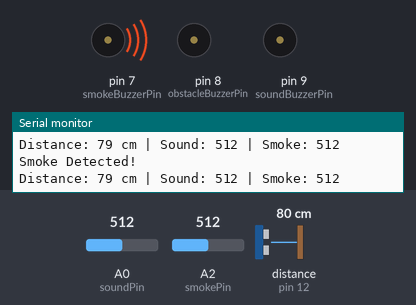
Simulated run of this sketch. Board: Arduino Uno, built with avr-gcc and run on an emulated ATmega328P. On the bench: buzzer (waves = sounding, pin HIGH), the last lines printed to the serial monitor. Wiring (inferred from the names in the program): ultrasonic range finder: trigger pin 13; echo pin 12. The test bench sets the inputs (shaded band); at power-on: distance to the obstacle (sensor on pin 12) 80 cm, A2 (smokePin) = 512, A0 (soundPin) = 512. The echo pulse lasts 58.3 µs per cm; pins used as bus, display or sensor lines are not drawn.

Above: at 1.2 s.
1.3 s: distance to the obstacle (sensor on pin 12) set to 23 cm
2.8 s: distance to the obstacle (sensor on pin 12) set to 18 cm
At 3.3 s:
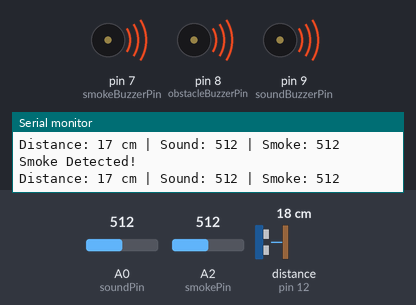
4.3 s: A2 (smokePin) set to 133
5.8 s: A2 (smokePin) set to 113
At 6.8 s:
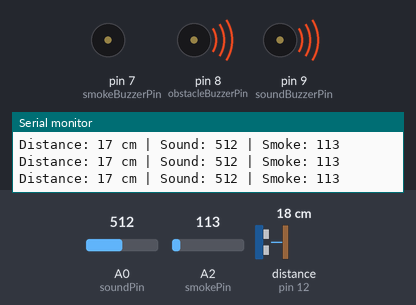
7.3 s: A0 (soundPin) set to 22
8.8 s: A0 (soundPin) set to 18
At 10.2 s:
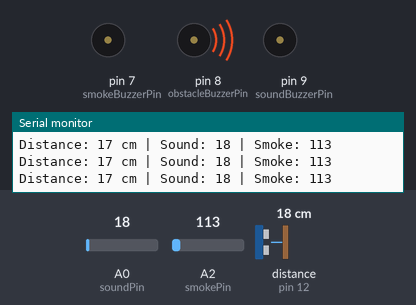
Timing chart, 0 to 11.3 s (numbered marks = the images above; inputs shaded):
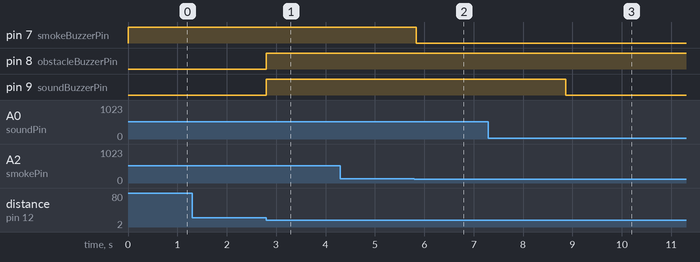

The sketch:

smart_blind_man_stick.ino
```cpp
#define trigPin 13
#define echoPin 12
#define soundPin A0
#define obstacleBuzzerPin 8
#define soundBuzzerPin 9
#define smokeBuzzerPin 7
#define smokePin A2

const int DISTANCE_THRESHOLD = 20; // Distance threshold (cm) for obstacle detection
const int SOUND_THRESHOLD = 20;    // Sound threshold (analog value)
const int SMOKE_THRESHOLD = 120;   // Smoke threshold (analog value)
const unsigned long LOOP_INTERVAL = 250; // Loop interval (ms)

void setup() {
    Serial.begin(9600);
    pinMode(trigPin, OUTPUT);
    pinMode(echoPin, INPUT);
    pinMode(obstacleBuzzerPin, OUTPUT);
    pinMode(soundBuzzerPin, OUTPUT);
    pinMode(smokeBuzzerPin, OUTPUT);
}

void loop() {
    long duration, distance;

    // Trigger the ultrasonic sensor
    digitalWrite(trigPin, LOW);
    delayMicroseconds(2);
    digitalWrite(trigPin, HIGH);
    delayMicroseconds(10);
    digitalWrite(trigPin, LOW);

    // Measure the pulse duration to calculate distance
    duration = pulseIn(echoPin, HIGH);
    distance = (duration / 2) / 29.1;

    // Read the sound sensor value
    int soundValue = analogRead(soundPin);

    // Read the smoke sensor value
    int smokeValue = analogRead(smokePin);

    // Obstacle detection
    bool obstacleDetected = (distance < DISTANCE_THRESHOLD);
    bool highSoundDetected = (soundValue > SOUND_THRESHOLD);
    bool smokeDetected = (smokeValue > SMOKE_THRESHOLD);

    // Control obstacle buzzer based on proximity
    if (obstacleDetected) {
        digitalWrite(obstacleBuzzerPin, HIGH);
    } else {
        digitalWrite(obstacleBuzzerPin, LOW);
    }

    // If sound is detected and object is nearby, turn on both buzzers
    if (obstacleDetected && highSoundDetected) {
        digitalWrite(obstacleBuzzerPin, HIGH);
        digitalWrite(soundBuzzerPin, HIGH);
    } else if (obstacleDetected) {
        digitalWrite(obstacleBuzzerPin, HIGH);
        digitalWrite(soundBuzzerPin, LOW);
    } else {
        digitalWrite(obstacleBuzzerPin, LOW);
        digitalWrite(soundBuzzerPin, LOW);
    }

    // Smoke detection
    if (smokeDetected) {
        digitalWrite(smokeBuzzerPin, HIGH);
        Serial.println("Smoke Detected!");
    } else {
        digitalWrite(smokeBuzzerPin, LOW);
    }

    // Print sensor values to Serial Monitor
    Serial.print("Distance: ");
    Serial.print(distance);
    Serial.print(" cm | Sound: ");
    Serial.print(soundValue);
    Serial.print(" | Smoke: ");
    Serial.println(smokeValue);

    delay(LOOP_INTERVAL); // Delay before next loop iteration
}
```

Measured:
- the behaviour switches between 21 and 20 cm on distance to the obstacle (sensor on pin 12) (found by bisection; images 0 and 1)
- the behaviour switches between 121 and 120 on A2 (smokePin) (found by bisection; images 1 and 2)
- the behaviour switches between 21 and 20 on A0 (soundPin) (found by bisection; images 2 and 3)
- after the input at 2.8 s, pin 8 (obstacleBuzzerPin), pin 9 (soundBuzzerPin): LOW → HIGH at once
- after the input at 5.8 s, pin 7 (smokeBuzzerPin): HIGH → LOW at once
- after the input at 8.8 s, pin 9 (soundBuzzerPin): HIGH → LOW after 0.07 s
